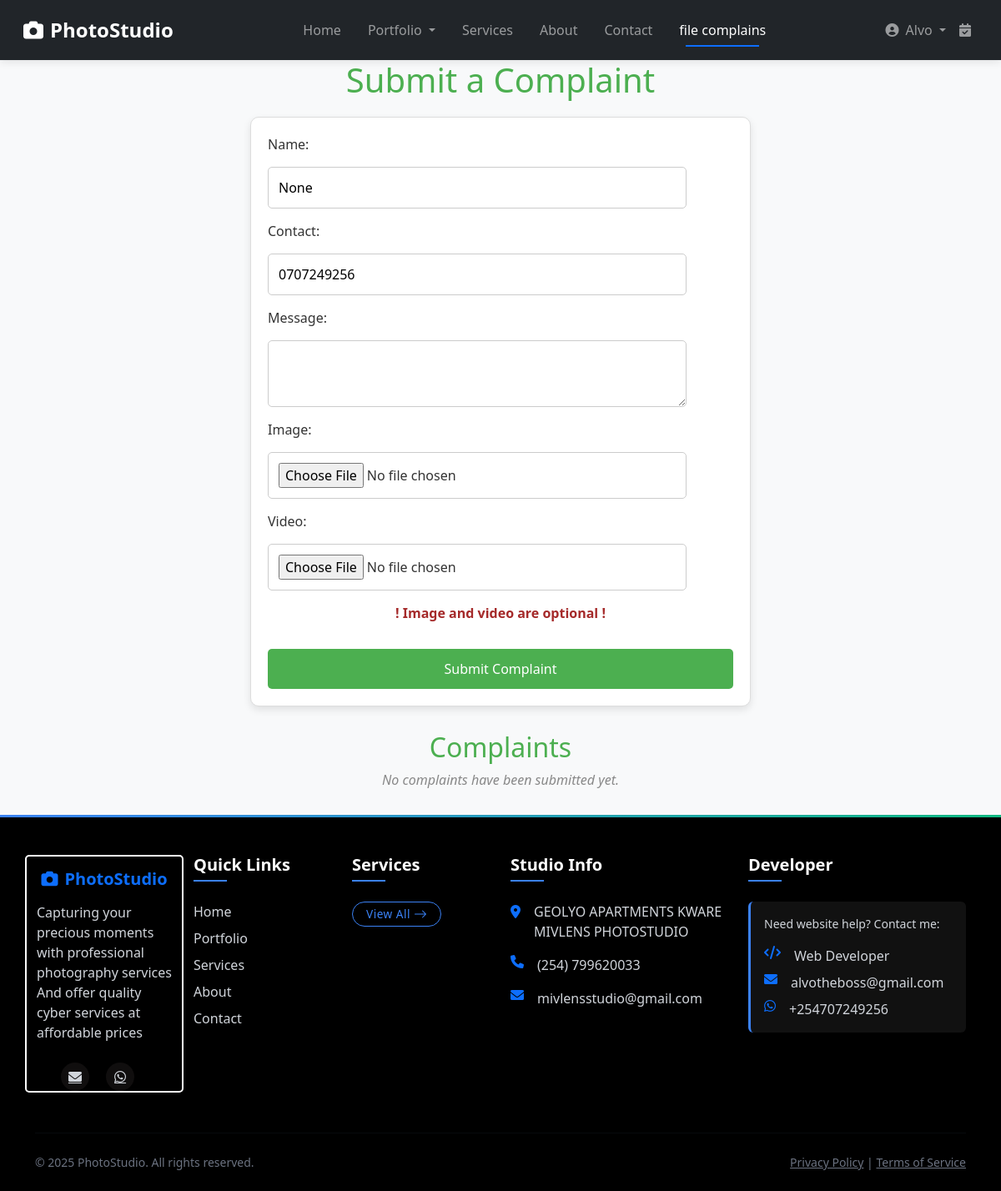
The app's page /complain/ (signed in) with its own data.
### userauths/models.py (models this page shows, shortened)
class User(AbstractUser):
    phone_validator = RegexValidator(
        regex=r'^(07|01)\d{8}$',
        message="Phone number must start with 07 or 01 and be exactly 10 digits."
    )
    phone = models.CharField(
        max_length=10,
        unique=True,
        validators=[phone_validator],
        help_text="Enter a valid phone number starting with 07 or 01"
    )
    username = models.CharField(max_length=100, unique=True)
    bio = models.CharField(max_length=100, blank=True, null=True)
    USERNAME_FIELD = "phone"  # Authenticate with phone instead of email
    REQUIRED_FIELDS = ['username', 'email']

class Profile(models.Model):
    user = models.OneToOneField(User, on_delete=models.CASCADE)
    image = models.ImageField(upload_to="image", null=True, blank=True)
    full_name = models.CharField(max_length=200, null=True, blank=True)
    bio = models.CharField(max_length=200, null=True, blank=True)
    address = models.CharField(max_length=200, null=True, blank=True)

### studio/views.py (the view)
# urls.py: path('complain/', views.complain_page, name='complain_page'),  # Correctly defined
def complain_page(request):
    if request.method == 'POST':
        form = ComplaintForm(request.POST, request.FILES)
        if form.is_valid():
            complaint = form.save()
            if request.headers.get('X-Requested-With') == 'XMLHttpRequest':
                return JsonResponse({
                    'success': True,
                    'complaint': {
                        'name': complaint.name,
                        'message': complaint.message,
                        'image': complaint.image.url if complaint.image else None,
                        'video': complaint.video.url if complaint.video else None,
                        'date_submitted': complaint.date_submitted.strftime("%b %d, %Y %I:%M %p"),
                    }
                })
            else:
                messages.success(request, "Your complaint has been submitted successfully.")
                return render(request, 'studio/complain_page.html')
        else:
            if request.headers.get('X-Requested-With') == 'XMLHttpRequest':
                return JsonResponse({'success': False, 'errors': form.errors})
            else:
                messages.error(request, "There was an error submitting your complaint.")
    else:
        form = ComplaintForm()
    complaints = Complaint.objects.all().order_by('-date_submitted')
    context = {
        'form': form,
        'complaints': complaints,
    }
    return render(request, 'studio/complain_page.html', context)

### studio/forms.py (shortened to what this page needs)
class ComplaintForm(forms.ModelForm):
    class Meta:
        model = Complaint
        fields = ['name',  'message', 'image', 'video']

### studio/templates/studio/complain_page.html (shortened to what this page needs)
{% extends 'base.html' %}
{% block content %}
<!DOCTYPE html>
<html lang="en">
<head>
</head>
<body>
    <h1>Submit a Complaint</h1>
    <form method="post" enctype="multipart/form-data" id="complaint-form" action="{% url 'studio:complain_page' %}">
        <label for="name">Name:</label>
        <input type="text" id="name" name="name" value="{{ request.user.profile.full_name }}" readonly>
        <label for="contact">Contact:</label>
        <input type="text" id="contact" name="contact" value="{{ request.user.phone }}" readonly>
        <label for="message">Message:</label>
        <textarea id="message" name="message" required></textarea>
        <label for="image">Image:</label>
        <input type="file" id="image" name="image">
        <label for="video">Video:</label>
        <input type="file" id="video" name="video">
        <p style="color:brown; text-align:center;"><strong>! Image and video are optional !</strong></p>
        <button type="submit" id="submit-btn">Submit Complaint</button>
    </form>
    <div class="complaints-section">
        <h2>Complaints</h2>
        <div id="complaints-list">
            {% if complaints %}
                {% for complaint in complaints %}
                    <div class="complaint">
                        <h3>{{ complaint.name }}</h3>
                        <small>Submitted on {{ complaint.date_submitted|date:"M d, Y h:i A" }}</small>
                        <p>{{ complaint.message }}</p>
                        {% if complaint.image %}
                            <p><strong>Image:</strong></p>
                            <img src="{{ complaint.image.url }}" alt="Complaint Image">
                        {% endif %}
                        {% if complaint.video %}
                            <p><strong>Video:</strong></p>
                            <video controls>
                                <source src="{{ complaint.video.url }}" type="video/mp4">
                                Your browser does not support the video tag.
                            </video>
                        {% endif %}
                        {% if complaint.response %}
                            <div class="response">
                                <strong>Admin Response:</strong>
                                <p>{{ complaint.response }}</p>
                                <small>Responded on: {{ complaint.date_responded|date:"M d, Y h:i A" }}</small>
                            </div>
                        {% endif %}
                    </div>
                {% endfor %}
            {% else %}
                <p class="no-complaints">No complaints have been submitted yet.</p>
            {% endif %}
        </div>
    </div>
</body>
</html>
{% endblock %}

### studio/templates/includes/navigation.html (shortened to what this page needs)
<nav class="navbar navbar-expand-lg navbar-dark bg-dark">
    <div class="container-fluid">
        <a class="navbar-brand me-5" href="{% url 'studio:home' %}" style="margin-right: 5rem !important;">
            <i class="fas fa-camera me-2 camera-icon"></i>PhotoStudio
        </a>
        <div class="collapse navbar-collapse" id="mainNav">
            <ul class="navbar-nav mx-auto">
                <li class="nav-item mx-2">
                    <a class="nav-link {% if request.resolver_match.url_name == 'home' %}active{% endif %}"
                       href="{% url 'studio:home' %}">
                        Home
                    </a>
                </li>
                <li class="nav-item dropdown mx-2">
                    <a class="nav-link dropdown-toggle {% if 'portfolio' in request.resolver_match.url_name %}active{% endif %}"
                       href="#" id="portfolioDropdown" role="button"
                       data-bs-toggle="dropdown" aria-expanded="false">
                        Portfolio
                    </a>
                </li>
                <li class="nav-item mx-2">
                    <a class="nav-link {% if request.resolver_match.url_name == 'services' %}active{% endif %}"
                       href="{% url 'studio:services' %}">
                        Services
                    </a>
                </li>
                <li class="nav-item mx-2">
                    <a class="nav-link {% if request.resolver_match.url_name == 'about' %}active{% endif %}"
                       href="{% url 'studio:about' %}">
                        About
                    </a>
                </li>
                <li class="nav-item mx-2">
                    <a class="nav-link {% if request.resolver_match.url_name == 'contact' %}active{% endif %}"
                       href="{% url 'studio:contact' %}">
                        Contact
                    </a>
                </li>
                <li class="nav-item mx-2">
                    <a class="nav-link {% if request.resolver_match.url_name == 'complain_page' %}active{% endif %}"
                       href="{% url 'studio:complain_page' %}">
                        file complains
                    </a>
                </li>
            </ul>
            <ul class="navbar-nav ms-auto">
                {% if user.is_authenticated %}
                <li class="nav-item dropdown">
                    <a class="nav-link dropdown-toggle" href="#" id="userDropdown" role="button" data-bs-toggle="dropdown">
                        <i class="fas fa-user-circle me-1"></i>
                        {{ user.get_short_name|default:user.username }}
                    </a>
                </li>
                <li class="nav-item">
                    <a class="nav-link position-relative" href="{% url 'bookings:user_bookings' %}">
                        <i class="fas fa-calendar-check"></i>
                    </a>
                </li>
                {% endif %}
            </ul>
        </div>
    </div>
</nav>

### studio/static/css/main.css (style rules this page uses)
body { font-family: 'Open Sans', sans-serif; color: #333; background-color: #f8f9fa; }
.navbar { background-color: #fff; box-shadow: 0 2px 10px rgba(0,0,0,0.1); }
.navbar-brand { font-weight: 700; font-size: 1.5rem; }

### studio/templates/includes/navigation.html (style rules this page uses)
.navbar { padding: 0.8rem 1rem; }
.navbar-brand { font-size: 1.5rem; font-weight: 600; transition: all 0.3s ease; }
.camera-icon { transition: transform 0.7s ease; }
.nav-link { position: relative; padding: 0.5rem 1rem; transition: all 0.3s ease; }
.nav-link.active { font-weight: 500; }
.nav-link.active::after { content: ''; position: absolute; bottom: 0; left: 1rem; width: calc(100% - 2rem); height: 2px; background-color: #0d6efd; }

### studio/templates/studio/complain_page.html (style rules this page uses)
body { font-family: 'Segoe UI', Tahoma, Geneva, Verdana, sans-serif; color: #333; background-color: #f8f9fa; }
h1, h2 { text-align: center; color: #4CAF50; }
form { background-color: #fff; border: 1px solid #ddd; border-radius: 10px; padding: 20px; box-shadow: 0 4px 10px rgba(0, 0, 0, 0.1); max-width: 600px; width: 100%; margin: 20px auto; display: flex; flex-direction: column; gap: 15px; }
form input, form textarea, form select { width: 90%; padding: 12px; border: 1px solid #ccc; border-radius: 5px; font-size: 16px; }
form textarea { resize: vertical; min-height: 80px; }
form button { background-color: #4CAF50; color: #fff; border: none; border-radius: 5px; padding: 12px 20px; cursor: pointer; font-size: 16px; transition: background-color 0.3s; }
.complaints-section { max-width: 1000px; width: 100%; margin: 30px auto; }
.no-complaints { text-align: center; font-style: italic; color: #888; }

### records on screen
User: get_short_name "Alvo", name "None", contact "0707249256"
